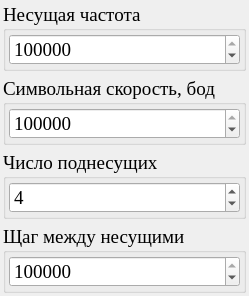
              <widget class="QWidget" name="FDMA_page">
               <property name="sizePolicy">
                <sizepolicy hsizetype="Preferred" vsizetype="Fixed">
                 <horstretch>0</horstretch>
                 <verstretch>0</verstretch>
                </sizepolicy>
               </property>
               <layout class="QVBoxLayout" name="verticalLayout_21">
                <property name="leftMargin">
                 <number>3</number>
                </property>
                <property name="topMargin">
                 <number>3</number>
                </property>
                <property name="rightMargin">
                 <number>3</number>
                </property>
                <property name="bottomMargin">
                 <number>3</number>
                </property>
                <item>
                 <widget class="QGroupBox" name="FDMA_fc_GroupBox">
                  <property name="sizePolicy">
                   <sizepolicy hsizetype="Preferred" vsizetype="Fixed">
                    <horstretch>0</horstretch>
                    <verstretch>0</verstretch>
                   </sizepolicy>
                  </property>
                  <property name="font">
                   <font>
                    <family>Times New Roman</family>
                    <pointsize>14</pointsize>
                   </font>
                  </property>
                  <property name="title">
                   <string>Несущая частота</string>
                  </property>
                  <layout class="QVBoxLayout" name="verticalLayout_22">
                   <property name="leftMargin">
                    <number>3</number>
                   </property>
                   <property name="topMargin">
                    <number>3</number>
                   </property>
                   <property name="rightMargin">
                    <number>3</number>
                   </property>
                   <property name="bottomMargin">
                    <number>3</number>
                   </property>
                   <item>
                    <widget class="QSpinBox" name="FDMA_fc_SpinBox">
                     <property name="maximum">
                      <number>50000000</number>
                     </property>
                     <property name="singleStep">
                      <number>250000</number>
                     </property>
                     <property name="value">
                      <number>10000000</number>
                     </property>
                    </widget>
                   </item>
                  </layout>
                 </widget>
                </item>
                <item>
                 <widget class="QGroupBox" name="FDMA_SymRate_GroupBox">
                  <property name="sizePolicy">
                   <sizepolicy hsizetype="Preferred" vsizetype="Fixed">
                    <horstretch>0</horstretch>
                    <verstretch>0</verstretch>
                   </sizepolicy>
                  </property>
                  <property name="font">
                   <font>
                    <family>Times New Roman</family>
                    <pointsize>14</pointsize>
                   </font>
                  </property>
                  <property name="title">
                   <string>Символьная скорость, бод</string>
                  </property>
                  <layout class="QVBoxLayout" name="verticalLayout_23">
                   <property name="leftMargin">
                    <number>3</number>
                   </property>
                   <property name="topMargin">
                    <number>3</number>
                   </property>
                   <property name="rightMargin">
                    <number>3</number>
                   </property>
                   <property name="bottomMargin">
                    <number>3</number>
                   </property>
                   <item>
                    <widget class="QSpinBox" name="FDMA_SymRate_SpinBox">
                     <property name="maximum">
                      <number>100000000</number>
                     </property>
                     <property name="singleStep">
                      <number>500000</number>
                     </property>
                     <property name="value">
                      <number>1000000</number>
                     </property>
                    </widget>
                   </item>
                  </layout>
                 </widget>
                </item>
                <item>
                 <widget class="QGroupBox" name="FDMA_NumCarriers_GroupBox">
                  <property name="sizePolicy">
                   <sizepolicy hsizetype="Preferred" vsizetype="Fixed">
                    <horstretch>0</horstretch>
                    <verstretch>0</verstretch>
                   </sizepolicy>
                  </property>
                  <property name="font">
                   <font>
                    <family>Times New Roman</family>
                    <pointsize>14</pointsize>
                   </font>
                  </property>
                  <property name="title">
                   <string>Число поднесущих</string>
                  </property>
                  <layout class="QVBoxLayout" name="verticalLayout_24">
                   <property name="leftMargin">
                    <number>3</number>
                   </property>
                   <property name="topMargin">
                    <number>3</number>
                   </property>
                   <property name="rightMargin">
                    <number>3</number>
                   </property>
                   <property name="bottomMargin">
                    <number>3</number>
                   </property>
                   <item>
                    <widget class="QSpinBox" name="FDMA_NumCarriers_SpinBox">
                     <property name="singleStep">
                      <number>1</number>
                     </property>
                     <property name="value">
                      <number>4</number>
                     </property>
                    </widget>
                   </item>
                  </layout>
                 </widget>
                </item>
                <item>
                 <widget class="QGroupBox" name="FDMA_StepCarrier_GroupBox">
                  <property name="sizePolicy">
                   <sizepolicy hsizetype="Preferred" vsizetype="Fixed">
                    <horstretch>0</horstretch>
                    <verstretch>0</verstretch>
                   </sizepolicy>
                  </property>
                  <property name="font">
                   <font>
                    <family>Times New Roman</family>
                    <pointsize>14</pointsize>
                   </font>
                  </property>
                  <property name="title">
                   <string>Щаг между несущими</string>
                  </property>
                  <layout class="QVBoxLayout" name="verticalLayout_25">
                   <property name="leftMargin">
                    <number>3</number>
                   </property>
                   <property name="topMargin">
                    <number>3</number>
                   </property>
                   <property name="rightMargin">
                    <number>3</number>
                   </property>
                   <property name="bottomMargin">
                    <number>3</number>
                   </property>
                   <item>
                    <widget class="QSpinBox" name="FDMA_StepCarrier_SpinBox">
                     <property name="maximum">
                      <number>10000000</number>
                     </property>
                     <property name="singleStep">
                      <number>250000</number>
                     </property>
                     <property name="value">
                      <number>2500000</number>
                     </property>
                    </widget>
                   </item>
                  </layout>
                 </widget>
                </item>
               </layout>
              </widget>
